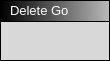
<?xml version="1.0" encoding="UTF-8"?>
<ui version="4.0">
 <class>GoDeleteBlock</class>
 <widget class="QWidget" name="GoDeleteBlock">
  <property name="geometry">
   <rect>
    <x>0</x>
    <y>0</y>
    <width>110</width>
    <height>61</height>
   </rect>
  </property>
  <property name="maximumSize">
   <size>
    <width>110</width>
    <height>16777215</height>
   </size>
  </property>
  <property name="windowTitle">
   <string>Form</string>
  </property>
  <layout class="QHBoxLayout" name="horizontalLayout">
   <property name="spacing">
    <number>0</number>
   </property>
   <property name="leftMargin">
    <number>0</number>
   </property>
   <property name="topMargin">
    <number>0</number>
   </property>
   <property name="rightMargin">
    <number>0</number>
   </property>
   <property name="bottomMargin">
    <number>0</number>
   </property>
   <item>
    <widget class="QWidget" name="Holder" native="true">
     <property name="styleSheet">
      <string notr="true">QWidget#Holder { background-color: rgb(0, 0, 0); }</string>
     </property>
     <layout class="QVBoxLayout" name="verticalLayout_4">
      <property name="spacing">
       <number>1</number>
      </property>
      <property name="leftMargin">
       <number>1</number>
      </property>
      <property name="topMargin">
       <number>1</number>
      </property>
      <property name="rightMargin">
       <number>1</number>
      </property>
      <property name="bottomMargin">
       <number>1</number>
      </property>
      <item>
       <widget class="QWidget" name="Header" native="true">
        <property name="minimumSize">
         <size>
          <width>0</width>
          <height>20</height>
         </size>
        </property>
        <property name="maximumSize">
         <size>
          <width>16777215</width>
          <height>28</height>
         </size>
        </property>
        <property name="styleSheet">
         <string notr="true">background-color: qlineargradient(spread:pad, x1:0, y1:0, x2:1, y2:0, stop:0 rgba(0, 0, 0, 255), stop:1 rgba(184, 184, 184, 255));</string>
        </property>
        <layout class="QVBoxLayout" name="verticalLayout_5">
         <property name="spacing">
          <number>6</number>
         </property>
         <property name="leftMargin">
          <number>9</number>
         </property>
         <property name="topMargin">
          <number>0</number>
         </property>
         <property name="rightMargin">
          <number>9</number>
         </property>
         <property name="bottomMargin">
          <number>0</number>
         </property>
         <item>
          <widget class="QLabel" name="label">
           <property name="maximumSize">
            <size>
             <width>60</width>
             <height>16777215</height>
            </size>
           </property>
           <property name="styleSheet">
            <string notr="true">background-color: rgba(255, 255, 255, 0);</string>
           </property>
           <property name="text">
            <string>&lt;html&gt;&lt;head/&gt;&lt;body&gt;&lt;p&gt;&lt;span style=&quot; font-size:10pt; color:#ffffff;&quot;&gt;Delete Go&lt;/span&gt;&lt;/p&gt;&lt;/body&gt;&lt;/html&gt;</string>
           </property>
          </widget>
         </item>
        </layout>
       </widget>
      </item>
      <item>
       <widget class="QWidget" name="widget" native="true">
        <property name="styleSheet">
         <string notr="true">background-color: rgb(216, 216, 216);</string>
        </property>
        <layout class="QHBoxLayout" name="horizontalLayout_2">
         <item>
          <widget class="QWidget" name="InNodes" native="true">
           <property name="sizePolicy">
            <sizepolicy hsizetype="Preferred" vsizetype="Preferred">
             <horstretch>0</horstretch>
             <verstretch>0</verstretch>
            </sizepolicy>
           </property>
           <layout class="QVBoxLayout" name="verticalLayout_2">
            <property name="leftMargin">
             <number>0</number>
            </property>
            <property name="topMargin">
             <number>0</number>
            </property>
            <property name="rightMargin">
             <number>0</number>
            </property>
            <property name="bottomMargin">
             <number>0</number>
            </property>
            <item>
             <widget class="ConnectorExecIn" name="Node" native="true">
              <property name="sizePolicy">
               <sizepolicy hsizetype="Preferred" vsizetype="Preferred">
                <horstretch>0</horstretch>
                <verstretch>0</verstretch>
               </sizepolicy>
              </property>
              <property name="minimumSize">
               <size>
                <width>16</width>
                <height>16</height>
               </size>
              </property>
              <property name="maximumSize">
               <size>
                <width>16</width>
                <height>16</height>
               </size>
              </property>
              <property name="styleSheet">
               <string notr="true"/>
              </property>
             </widget>
            </item>
           </layout>
          </widget>
         </item>
         <item>
          <spacer name="horizontalSpacer">
           <property name="orientation">
            <enum>Qt::Horizontal</enum>
           </property>
           <property name="sizeHint" stdset="0">
            <size>
             <width>40</width>
             <height>20</height>
            </size>
           </property>
          </spacer>
         </item>
        </layout>
       </widget>
      </item>
     </layout>
    </widget>
   </item>
  </layout>
 </widget>
 <customwidgets>
  <customwidget>
   <class>ConnectorExecIn</class>
   <extends>QWidget</extends>
   <header>connectorexecin.h</header>
   <container>1</container>
  </customwidget>
 </customwidgets>
 <resources/>
 <connections/>
</ui>
